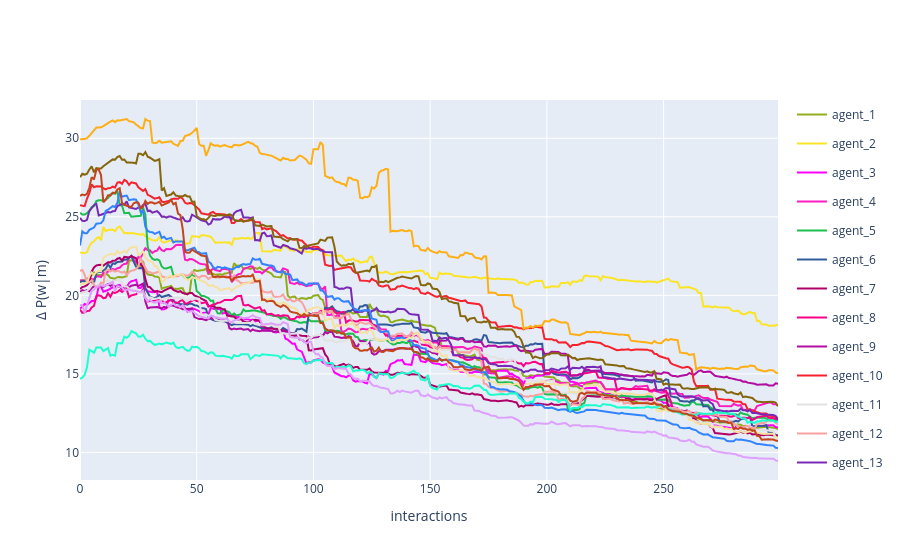

The cell this chart's notebook holds for it:
### Code cell
fig = multi_agent_update_plot_from_df(vocab_dif)
fig.update_layout(
    # title='Dyadic interaction in a random environment',
    yaxis_title='Δ P(w|m)',
    xaxis_title='interactions'
)
fig.show()

### Figure 1 — Plotly figure (JSON) as saved in the notebook; plotly's stock layout.template omitted (floating-point values rounded to 4 significant figures; data arrays with more than 128 entries replaced by an {"elided": "..."} marker saying what was removed)
{"data": [{"legendgroup": "agent_1", "line": {"color": "#90AD1C"}, "mode": "lines", "name": "agent_1", "showlegend": true, "x": {"elided": "300 int values"}, "y": {"elided": "300 float values"}, "type": "scatter"}, {"legendgroup": "agent_2", "line": {"color": "#FBE426"}, "mode": "lines", "name": "agent_2", "showlegend": true, "x": {"elided": "300 int values"}, "y": {"elided": "300 float values"}, "type": "scatter"}, {"legendgroup": "agent_3", "line": {"color": "#FE00FA"}, "mode": "lines", "name": "agent_3", "showlegend": true, "x": {"elided": "300 int values"}, "y": {"elided": "300 float values"}, "type": "scatter"}, {"legendgroup": "agent_4", "line": {"color": "#FC1CBF"}, "mode": "lines", "name": "agent_4", "showlegend": true, "x": {"elided": "300 int values"}, "y": {"elided": "300 float values"}, "type": "scatter"}, {"legendgroup": "agent_5", "line": {"color": "#1CBE4F"}, "mode": "lines", "name": "agent_5", "showlegend": true, "x": {"elided": "300 int values"}, "y": {"elided": "300 float values"}, "type": "scatter"}, {"legendgroup": "agent_6", "line": {"color": "#325A9B"}, "mode": "lines", "name": "agent_6", "showlegend": true, "x": {"elided": "300 int values"}, "y": {"elided": "300 float values"}, "type": "scatter"}, {"legendgroup": "agent_7", "line": {"color": "#B00068"}, "mode": "lines", "name": "agent_7", "showlegend": true, "x": {"elided": "300 int values"}, "y": {"elided": "300 float values"}, "type": "scatter"}, {"legendgroup": "agent_8", "line": {"color": "#FA0087"}, "mode": "lines", "name": "agent_8", "showlegend": true, "x": {"elided": "300 int values"}, "y": {"elided": "300 float values"}, "type": "scatter"}, {"legendgroup": "agent_9", "line": {"color": "#B10DA1"}, "mode": "lines", "name": "agent_9", "showlegend": true, "x": {"elided": "300 int values"}, "y": {"elided": "300 float values"}, "type": "scatter"}, {"legendgroup": "agent_10", "line": {"color": "#F6222E"}, "mode": "lines", "name": "agent_10", "showlegend": true, "x": {"elided": "300 int values"}, "y": {"elided": "300 float values"}, "type": "scatter"}, {"legendgroup": "agent_11", "line": {"color": "#E2E2E2"}, "mode": "lines", "name": "agent_11", "showlegend": true, "x": {"elided": "300 int values"}, "y": {"elided": "300 float values"}, "type": "scatter"}, {"legendgroup": "agent_12", "line": {"color": "#F8A19F"}, "mode": "lines", "name": "agent_12", "showlegend": true, "x": {"elided": "300 int values"}, "y": {"elided": "300 float values"}, "type": "scatter"}, {"legendgroup": "agent_13", "line": {"color": "#782AB6"}, "mode": "lines", "name": "agent_13", "showlegend": true, "x": {"elided": "300 int values"}, "y": {"elided": "300 float values"}, "type": "scatter"}, {"legendgroup": "agent_14", "line": {"color": "#3283FE"}, "mode": "lines", "name": "agent_14", "showlegend": true, "x": {"elided": "300 int values"}, "y": {"elided": "300 float values"}, "type": "scatter"}, {"legendgroup": "agent_15", "line": {"color": "#F7E1A0"}, "mode": "lines", "name": "agent_15", "showlegend": true, "x": {"elided": "300 int values"}, "y": {"elided": "300 float values"}, "type": "scatter"}, {"legendgroup": "agent_16", "line": {"color": "#1CFFCE"}, "mode": "lines", "name": "agent_16", "showlegend": true, "x": {"elided": "300 int values"}, "y": {"elided": "300 float values"}, "type": "scatter"}, {"legendgroup": "agent_17", "line": {"color": "#FEAF16"}, "mode": "lines", "name": "agent_17", "showlegend": true, "x": {"elided": "300 int values"}, "y": {"elided": "300 float values"}, "type": "scatter"}, {"legendgroup": "agent_18", "line": {"color": "#85660D"}, "mode": "lines", "name": "agent_18", "showlegend": true, "x": {"elided": "300 int values"}, "y": {"elided": "300 float values"}, "type": "scatter"}, {"legendgroup": "agent_19", "line": {"color": "#C4451C"}, "mode": "lines", "name": "agent_19", "showlegend": true, "x": {"elided": "300 int values"}, "y": {"elided": "300 float values"}, "type": "scatter"}, {"legendgroup": "agent_20", "line": {"color": "#DEA0FD"}, "mode": "lines", "name": "agent_20", "showlegend": true, "x": {"elided": "300 int values"}, "y": {"elided": "300 float values"}, "type": "scatter"}], "layout": {"yaxis": {"title": {"text": "Δ P(w|m)"}}, "xaxis": {"title": {"text": "interactions"}}}}
